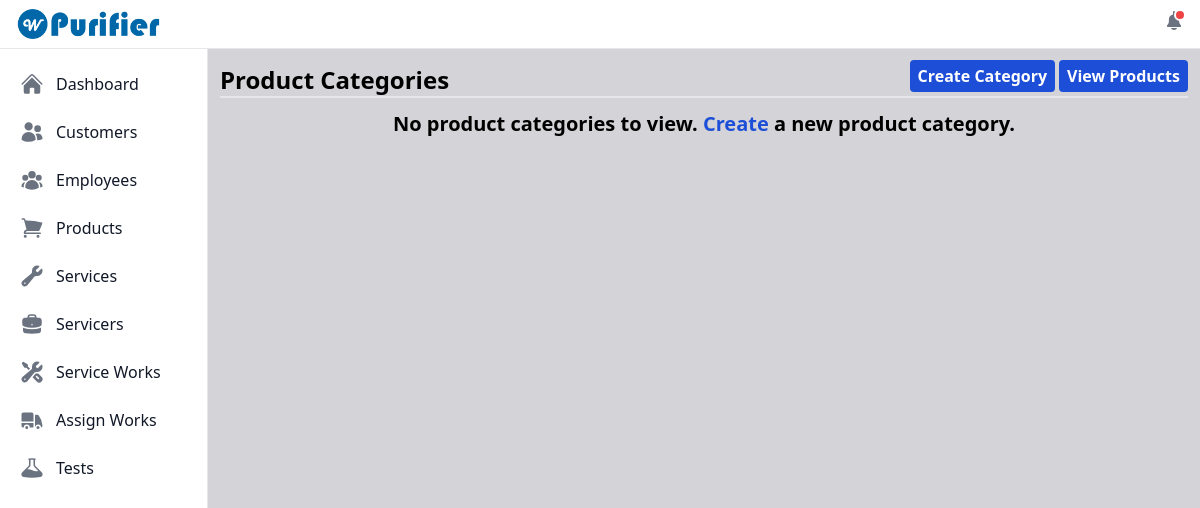
/view_categories/ (signed in), run on an earlier commit of the app's database.
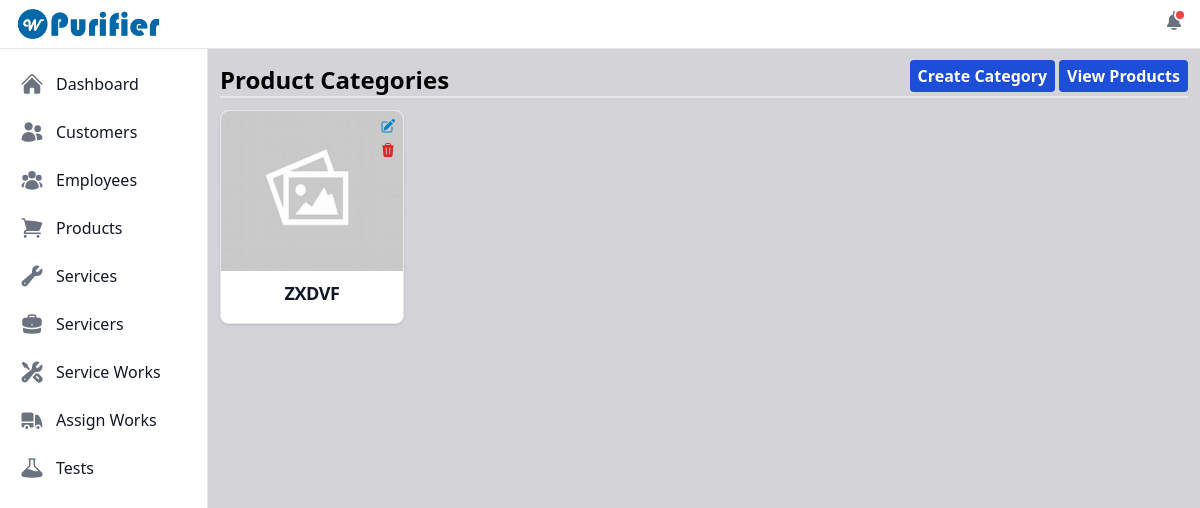
And on a later commit of the database.
### purifier/models.py (models this page shows, shortened)
class Category(models.Model):
    id = models.UUIDField(primary_key=True, default=uuid.uuid4, unique=True, editable=False)
    image = models.ImageField(null=True, blank=True, upload_to="category_images/")
    name = models.CharField(max_length=50)

### purifier/views.py (the view)
# urls.py: path('view_categories/', views.viewCategories, name='view_categories'),
@login_required
def viewCategories(request):
    categories = Category.objects.all()
    categories_exists = categories.exists()
    category_form = CategoryForm()
    update_category_form = UpdateCategoryForm()
    context = {'categories': categories, 'categories_exists': categories_exists, 'category_form': category_form, 'update_category_form': update_category_form}
    return render(request, 'product/view_category.html', context)

### user_management/models.py (called while the page is built)
    def __str__(self):
        return self.username

### purifier/templates/product/view_category.html (shortened to what this page needs)
{% extends "index.html" %}
{% load static %}
{% block content %}
    <div class="flex justify-between">
        <span class="text-2xl font-bold flex self-end">Product Categories</span>
        <div class="flex gap-x-1">
            <a href="#" id="createCategoryBtn" data-modal-target="create-modal" data-modal-toggle="create-modal"><button class="bg-blue-700 p-1 px-2 mb-1 text-base font-bold rounded text-white">Create Category</button></a>
            <a href="{% url "purifier:view_products" %}"><button type="button" class="bg-blue-700 p-1 px-2 mb-1 text-base font-bold rounded text-white">View Products</button></a>
        </div>
    </div>
    <hr class="border dark:border-gray-800">
    <div class="mt-3">
        {% if categories_exists %}
        <div id="productsCardView" class="grid grid-cols-5 gap-3">
            {% for category in categories  %}
            <div class="relative">
                <div class="bg-white border border-gray-200 rounded-lg shadow dark:bg-gray-800 dark:border-gray-700">
                    {% if category.image %}
                        <img src="{{category.image.url}}" class="object-fill rounded-t-lg w-full h-40" alt="Profile not loading...">
                    {% else %}
                        <img src="{% static 'images/empty_img.jpg' %}" class="object-fill rounded-t-lg w-full h-40" alt="Profile not loading...">
                    {% endif %}
                    <div class="p-5 py-2">
                        <h5 class="mb-2 text-lg font-bold tracking-tight text-gray-900 dark:text-white text-center truncate uppercase">{{category.name}}</h5>
                    </div>
                </div>
                <div class="absolute top-2 right-2 grid gap-y-2">
                    {% if category.image %}
                        <div data-modal-target="update-modal" data-modal-toggle="update-modal" data-categoryId="{{category.id}}" data-categoryName="{{category.name}}" data-categoryImage="{{category.image.url}}" class="category-update-icon">
                            <svg xmlns="http://www.w3.org/2000/svg" viewBox="0 0 24 24" fill="currentColor" class="text-sky-600 w-4 h-4 cursor-pointer">
                                <path d="M21.731 2.269a2.625 2.625 0 0 0-3.712 0l-1.157 1.157 3.712 3.712 1.157-1.157a2.625 2.625 0 0 0 0-3.712ZM19.513 8.199l-3.712-3.712-8.4 8.4a5.25 5.25 0 0 0-1.32 2.214l-.8 2.685a.75.75 0 0 0 .933.933l2.685-.8a5.25 5.25 0 0 0 2.214-1.32l8.4-8.4Z" />
                                <path d="M5.25 5.25a3 3 0 0 0-3 3v10.5a3 3 0 0 0 3 3h10.5a3 3 0 0 0 3-3V13.5a.75.75 0 0 0-1.5 0v5.25a1.5 1.5 0 0 1-1.5 1.5H5.25a1.5 1.5 0 0 1-1.5-1.5V8.25a1.5 1.5 0 0 1 1.5-1.5h5.25a.75.75 0 0 0 0-1.5H5.25Z" />
                            </svg>
                        </div>
                    {% else %}
                        <div data-modal-target="update-modal" data-modal-toggle="update-modal" data-categoryId="{{category.id}}" data-categoryName="{{category.name}}" class="category-update-icon">
                        </div>
                    {% endif %}
                    <div data-modal-target="delete-modal" data-modal-toggle="delete-modal" data-categoryId="{{category.id}}" data-categoryName="{{category.name}}" class="category-delete-icon">
                    </div>
                </div>
            </div>
            {% endfor %}
        </div>
        {% else %}
        <div class="flex justify-center">
            <span class="font-bold text-xl">No product categories to view. <span data-modal-target="create-modal" data-modal-toggle="create-modal" class="text-blue-700 cursor-pointer">Create</span> a new product category.</span>
        </div>
        {% endif %}
    </div>
{% endblock content %}

What changed in the data, as far as the page shows it:
added Category: name "ZXDVF"
Also different on the page:
text no longer shown: "No product categories to view. Create a new product category."
